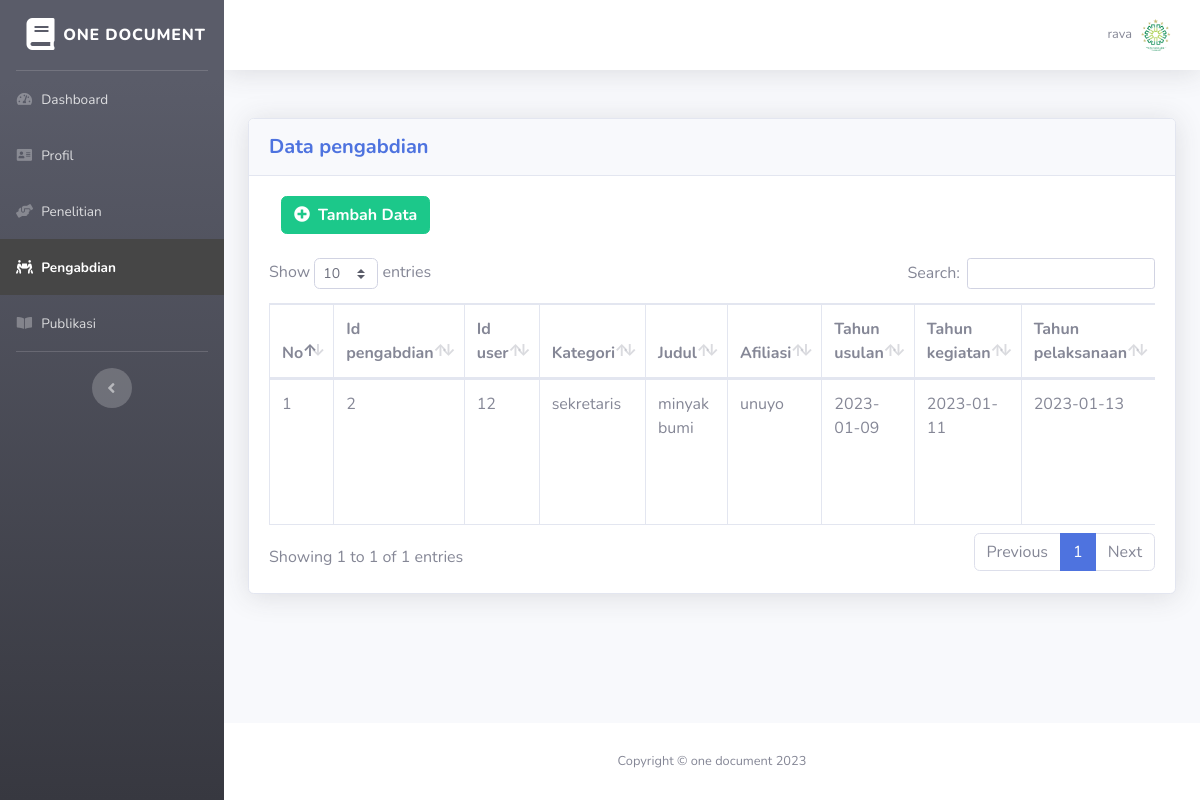
/administrator/pengabdian.php (signed in), run on the app's committed database.
### tables this page shows
CREATE TABLE `pengabdian` (
  `id_pengabdian` int(10) NOT NULL,
  `id_user` int(30) NOT NULL,
  `kategori` varchar(30) NOT NULL,
  `judul` varchar(50) NOT NULL,
  `afiliasi` varchar(50) NOT NULL,
  `tahun_usulan` date NOT NULL,
  `tahun_kegiatan` date NOT NULL,
  `tahun_pelaksanaan` date NOT NULL,
  `lama_kegiatan` varchar(20) NOT NULL,
  `dana_dikti` int(20) NOT NULL,
  `in_kind` int(20) NOT NULL,
  `no_sk_penugasan` int(30) NOT NULL,
  `tanggal_penugasan` date NOT NULL,
  `dana_institusi_lain` int(30) NOT NULL,
  `dana_pt` int(30) NOT NULL,
  `mitra` varchar(40) NOT NULL,
  `kategori_mtr` varchar(40) NOT NULL,
  `upload` varchar(50) NOT NULL
);

### administrator/pengabdian.php (the view, shortened to what this page needs)
<!DOCTYPE html>
<html lang="en">
<?php
include '../config.php';
?>
<head>
    <?php include('../layout/header.php'); ?>
</head>
<body id="page-top">
    <div id="wrapper">
        <?php include('../layout/sidebar.php'); ?>
        <div id="content-wrapper" class="d-flex flex-column">
            <div id="content">
                <?php include('../layout/topbar.php'); ?>
                <div class="container-fluid">
                    <div class="card shadow mb-4">
                        <div class="card-header py-3">
                            <h5 class="m-0 font-weight-bold text-primary">Data pengabdian</h5>
                        </div>
                        <div class="card-body">
                            <div class="col-auto">
                                <button type="button" class="btn btn-success font-weight-bold" id="btn-add-data" data-toggle="modal" data-target="#myModal"><i class="fas fa-plus-circle mr-2"></i>Tambah Data</button>
                            </div><br>
                            <div class="table-responsive">
                                <table class="table table-bordered" id="dataTable" width="100%" cellspacing="0">
                                    <thead>
                                        <tr>
                                            <th>No</th>
                                            <th>Id pengabdian</th>
                                            <th>Id user</th>
                                            <th>Kategori</th>
                                            <th>Judul</th>
                                            <th>Afiliasi</th>
                                            <th>Tahun usulan</th>
                                            <th>Tahun kegiatan</th>
                                            <th>Tahun pelaksanaan</th>
                                        </tr>
                                    </thead>
                                    <tbody>
                                        <?php
                                        $user = mysqli_query($koneksi, "SELECT * from pengabdian order by id_pengabdian ASC");
                                        $no = 1;
                                        while ($f = mysqli_fetch_array($user)) {
                                        ?>
                                            <tr>
                                                <td><?php echo $no++ ?></td>
                                                <td><?php echo $f['id_pengabdian'] ?></td>
                                                <td><?php echo $f['id_user'] ?></td>
                                                <td><?php echo $f['kategori'] ?></td>
                                                <td><?php echo $f['judul'] ?></td>
                                                <td><?php echo $f['afiliasi'] ?></td>
                                                <td><?php echo $f['tahun_usulan'] ?></td>
                                                <td><?php echo $f['tahun_kegiatan'] ?></td>
                                                <td><?php echo $f['tahun_pelaksanaan'] ?></td>
                                            </tr>
                                        <?php
                                        }
                                        ?>
                                    </tbody>
                                </table>
                            </div>
                        </div>
                    </div>
                </div>
            </div>
            <?php include('../layout/footer.php'); ?>
        </div>
    </div>
</body>
</html>

### data on the page
pengabdian: id_pengabdian "2", id_user "12", kategori "sekretaris", judul "minyak bumi", afiliasi "unuyo", tahun_usulan "2023-01-09", tahun_kegiatan "2023-01-11", tahun_pelaksanaan "2023-01-13"

### other printed values
$_SESSION['nama'] "rava"
